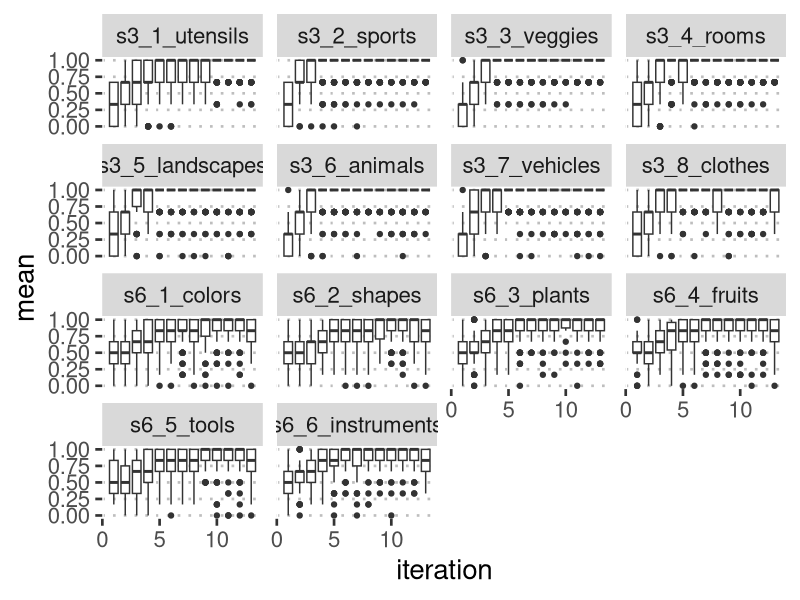
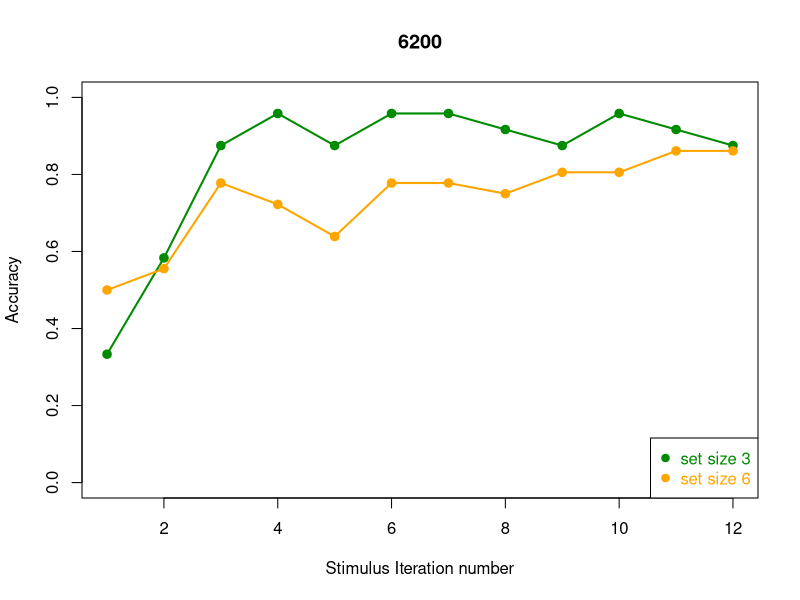
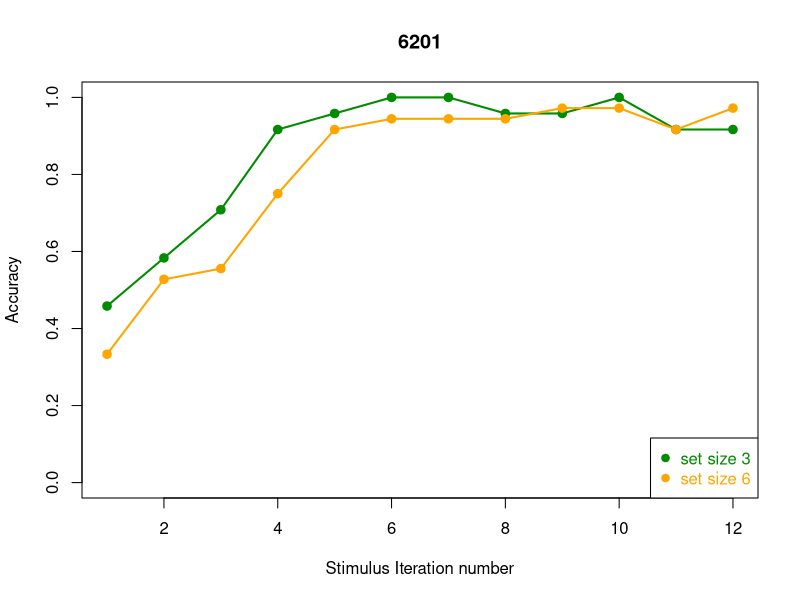
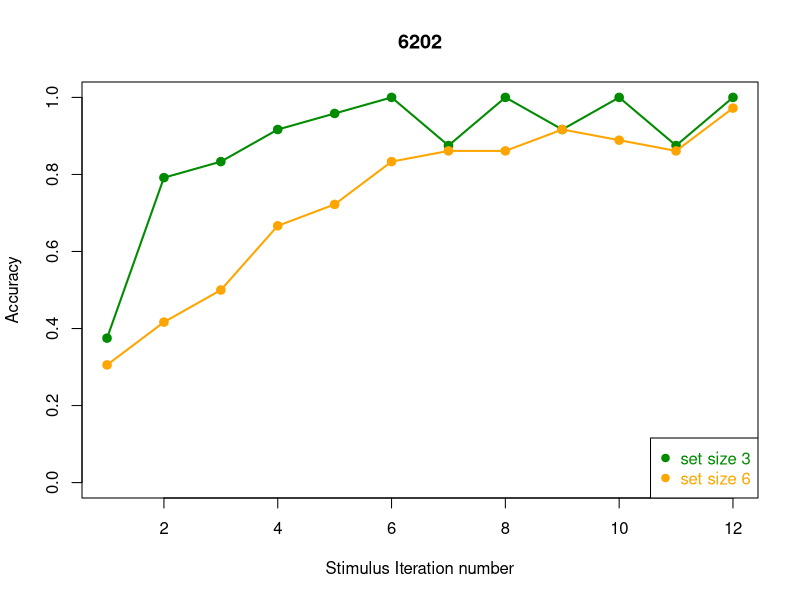
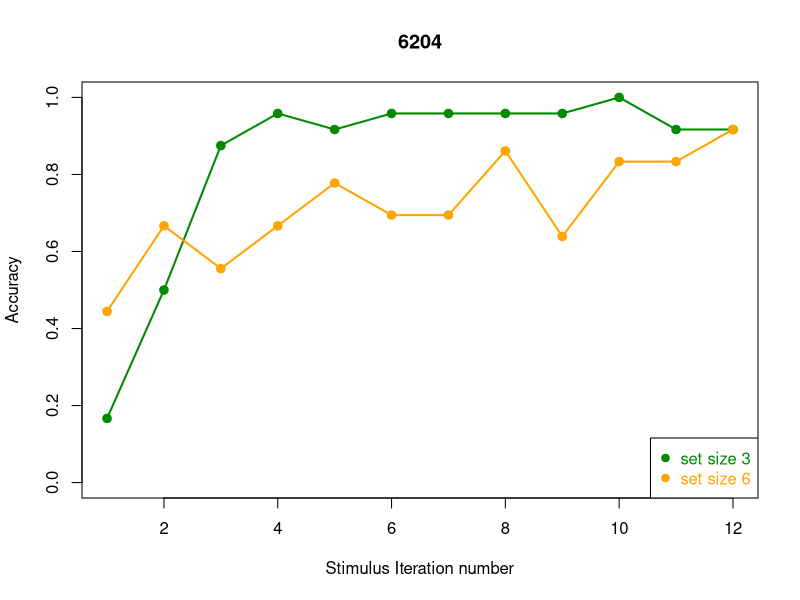
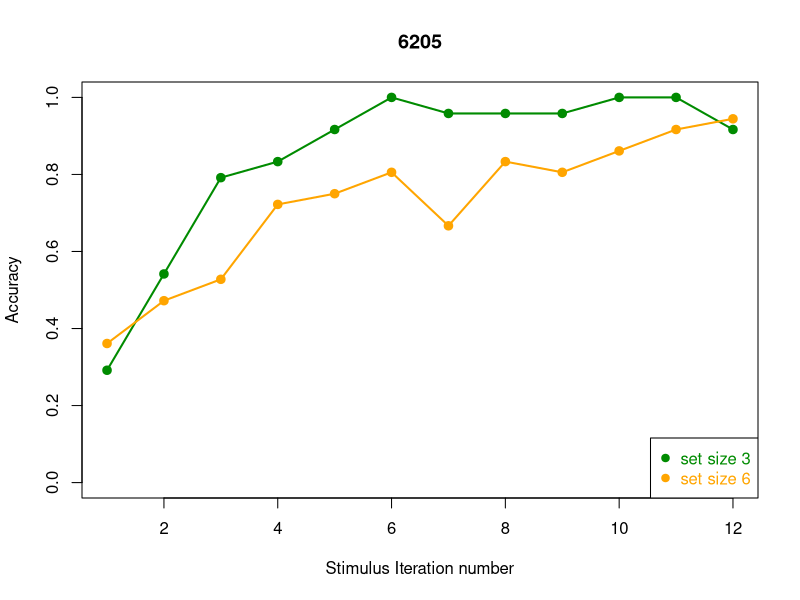
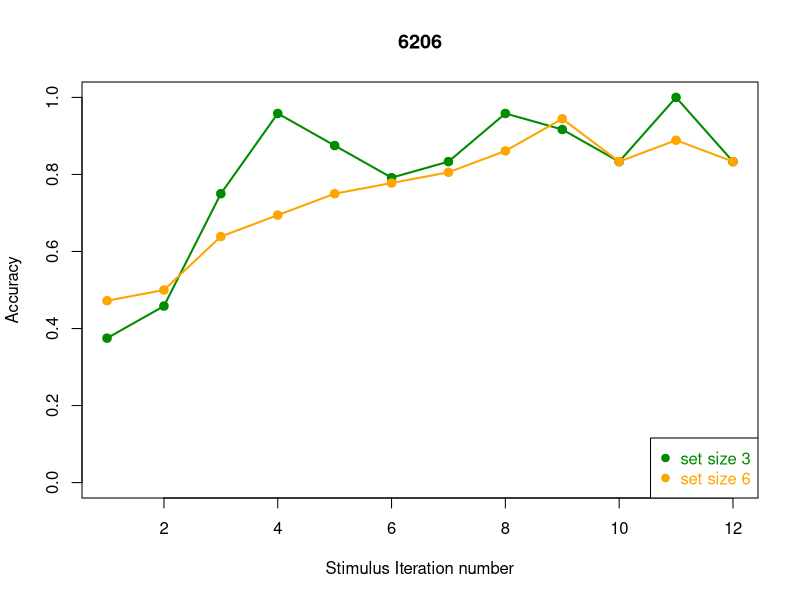
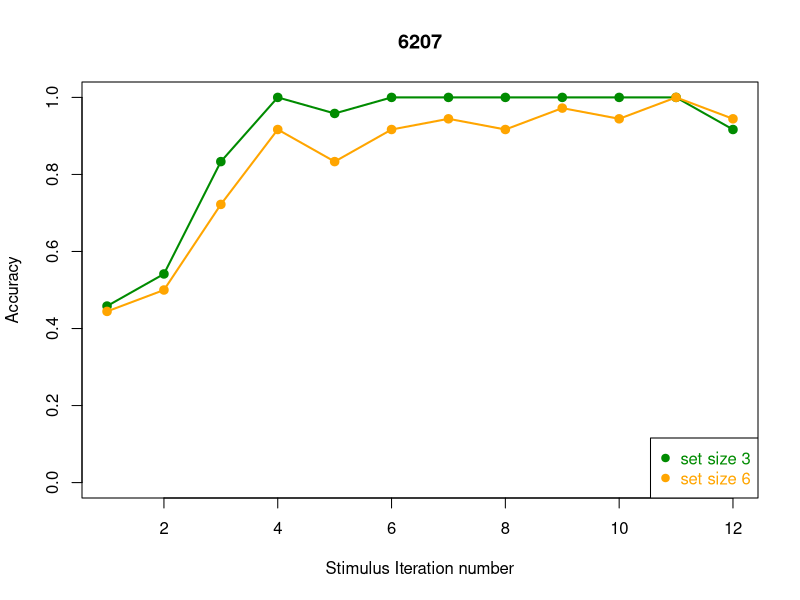

Here is the R script that generated these plots, in order: (Note: this script raises an error after producing the figures.)
## ---- chunk 1
#start up
rm(list = ls())
library(matlab)
library(tidyverse)
library(ggpubr)
library(magrittr)
## ---- chunk 2

# <- "/Volumes/GoogleDrive/My Drive/CCDL Shared/Shared/Teddy/winter_19_subjectpool_data/"
#setwd('/Volumes/GoogleDrive/My Drive/CCDL Shared/Shared/Teddy/winter_19_subjectpool_data')

#Import data
wmodata <- read_delim('./processed_wmo/wmo_subjects_across_studies_learn_031820.csv') 
wmotestdata<- read_delim('./processed_wmo/wmo_subjects_across_studies_test_031820.csv') 
model.dat <- read_csv('RMSE_fit_model_dat_07_2022.csv')
model.dat %<>% mutate(subject=subjects,.keep='unused') 
#wmodata <- read.csv('./Processed/wmo_trainingAllParticipants.txt') 
Training.blocks <- c(3,6,3,3,6,3,6,6,3,3,6,3,6,3) #from data

## Stimuli sets for each block: 
#[3 6 7 2 5 17 18 13 14 10 9 12 11 15]

 stim.items =  c("utensils", "colors", "sports" , "veggies",
                 "shapes","rooms", "plants", "fruits","landscapes","animals",
                 "tools", 'vehicles', "instruments", "clothes")
block.3 <- which(Training.blocks==3)
block.6 <- which(Training.blocks==6)
#logical indices
ns3 <- wmodata$trial==39
ns6 <- wmodata$trial==78
#variable declaration as determined by saved data
wmo.N.trials <- 780 
ns3.blks <- 8 
ns6.blks <- 6
ns3.n <- 3
ns6.n <- 6
#maintain a universal list of participants
#Subs <- unique(wmodata$subject)#this will change
Subjects <- unique(wmodata$subject)
# Subjects <- as.matrix(read.csv(
#   paste(dataPath,"winter19STAGSubjects.csv",sep = ""),
#   header = FALSE))

## ---- chunk 3
blk.order=c(1,9,2,3,10,4,11,12,5,6,13,7,14,8)

wmo.mod <- 
  wmodata %>% 
  mutate('block' =  rep(
    c(rep('s3_1_utensils', 13*3), rep('s6_1_colors', 13*6),rep('s3_2_sports', 13*3) ,rep('s3_3_veggies', 13*3),
      rep('s6_2_shapes', 13*6),rep('s3_4_rooms', 13*3),rep('s6_3_plants', 13*6),rep('s6_4_fruits', 13*6),
      rep('s3_5_landscapes', 13*3), rep('s3_6_animals', 13*3),rep('s6_5_tools', 13*6),rep('s3_7_vehicles', 13*3),rep('s6_6_instruments', 13*6),
      rep('s3_8_clothes', 13*3)
    ), length(unique(wmodata$subject))) 
    
  ) %>% 
  arrange(subject, block, seq) %>% 
  mutate('iteration' = rep(rep(1:13, 60),
                       length(unique(wmodata$subject)))
         )
  
wmo.mod %>% 
 # filter(subject<1620) %>% 
group_by( subject, block, iteration) %>% 
  summarize(mean=mean(acc), 
            se=sd(acc)/sqrt(length(acc))) %>%

  ggplot(aes(x=iteration, y=mean, group=iteration)) +
 geom_boxplot()+
   #geom_point() +
# geom_smooth(method  = 'lm',formula = 'y~poly(x,2)', se=F)+
 # geom_line() +
 # geom_errorbar(aes(ymin=mean-se, ymax=mean+se), width=.35, size=1)+
 ylim(c(0, 1.))+
  #facet_wrap(vars(subject)) +
  facet_wrap(vars(block 
                  )
             )+
  theme_pubclean(base_size = 20) +
theme(legend.position = 'none')
  

# 
# 'iteration' = rep(rep(1:13, 60),
#                       length(unique(wmodata$subject)))
## ---- chunk 4
i=1
mean.acc.3 <- c()
mean.acc.6 <- c() 
wmo.s <- c()

#iterate through each subject here:
for (s in Subjects) {
OneSub <- wmodata$subject==s  
if(any(OneSub)){

#rehsape script here: this reshapes response vector in to trial x block
#use these to find the trials
temp.sort.3 <- reshape(as.matrix(wmodata$seq[OneSub & ns3]),39,ns3.blks)
temp.sort.6 <- reshape(as.matrix(wmodata$seq[OneSub & ns6]),78,ns6.blks)
#these are the actual data. 
temp.dat.3 <- reshape(as.matrix(wmodata$acc[OneSub & ns3]),39,ns3.blks)
temp.dat.6 <- reshape(as.matrix(wmodata$acc[OneSub & ns6]),78,ns6.blks)
#iterate through blocks here:
temp.cat.3 <- c()
temp.cat.6 <- c()

for (n in 1:ns3.blks) {
  #iterate through items here
 #temp.cat.3<- cbind(temp.cat.3,reshape(as.matrix(sort(temp.sort.3[,n])),13,3)) #accumulates across blocks
 
  temp.cat.3<-cbind(temp.cat.3,cbind(as.matrix(temp.dat.3[temp.sort.3[,n]==1,n][1:12]),
                                     as.matrix(temp.dat.3[temp.sort.3[,n]==2,n][1:12]),
                                      as.matrix(temp.dat.3[temp.sort.3[,n]==3,n][1:12])
                                     )
                    )
   if(TRUE){ 
     if (n <= ns6.blks) {
          temp.cat.6<-cbind(temp.cat.6,cbind(as.matrix(temp.dat.6[temp.sort.6[,n]==1,n][1:12]),
                                      as.matrix(temp.dat.6[temp.sort.6[,n]==2,n][1:12]),
                                      as.matrix(temp.dat.6[temp.sort.6[,n]==3,n][1:12]),
                                      as.matrix(temp.dat.6[temp.sort.6[,n]==4,n][1:12]),
                                      as.matrix(temp.dat.6[temp.sort.6[,n]==5,n][1:12]),
                                      as.matrix(temp.dat.6[temp.sort.6[,n]==6,n][1:12])
                                     )
          )
          }
     }
 
} 
#clean missing values -1 
temp.cat.6[temp.cat.6==-1]=0
temp.cat.3[temp.cat.3==-1]=0
#save subject
wmo.s[i] <- s
i = i+ 1

 mean.acc.3 <-cbind(mean.acc.3,rowMeans(temp.cat.3,na.rm = FALSE)) # accumulates across subjects
 mean.acc.6 <-cbind(mean.acc.6,rowMeans(temp.cat.6,na.rm = TRUE))
 #print(length(rowMeans(temp.cat.6,na.rm = TRUE)))
 plot(rowMeans(temp.cat.3),ylim = c(0,1),col = 'green4',
      cex=1,lwd=2,pch=19, xlab ='Stimulus Iteration number',
      ylab ='Accuracy', main = s)
lines(rowMeans(temp.cat.3),ylim = c(0,1),col = 'green4',lwd=2)
points(rowMeans(temp.cat.6),ylim = c(0,1),col = 'orange',pch=19,cex=1,lwd=2)
lines(rowMeans(temp.cat.6),ylim = c(0,1),col = 'orange',lwd=2)
legend("bottomright", c("set size 3", "set size 6"),pch = c( 19, 19),
       text.col =c( "green4","orange"), col = c("green4","orange"))
}
else {
  #use this to track missing data
  wmo.s <-cbind(wmo.s,s) 
  
mean.acc.3 <-cbind(mean.acc.3,rep(NA,12)) # accumulates across subjects
mean.acc.6 <-cbind(mean.acc.6,rep(NA,12))
}
}
# set size 3 vs set size 6 performance indicator: subtract the two and take the average for each iteration point. A negative number indicates better performance, overall in set size 6, no difference if close to zero
wmo.learn.score <- colMeans(mean.acc.3-mean.acc.6)

## ---- chunk 5

#fit curves
wmons3<- data.frame("Y"=rowMeans(mean.acc.3,na.rm = TRUE),"x"=1:12)
wmons6<- data.frame("Y"=rowMeans(mean.acc.6,na.rm = TRUE),"x"=1:12)

#wmo.lin.fit<- lm(Y~ x,data = wmoTesting)
wmo.poly.fit.n3<- lm(Y~ poly(x,3),data = wmons3)
wmo.poly.fit.n6<- lm(Y~ poly(x,3),data = wmons6)

#Plot group means and curves
 plot(rowMeans(mean.acc.3,na.rm = TRUE),ylim = c(0,1),col = 'green4',
      cex=1,lwd=2,pch=19, xlab ='Stimulus Iteration number',
      ylab ='Accuracy' ,main = 'Group Means')
 #lines(rowMeans(mean.acc.3),ylim = c(0,1),col = 'green4',lwd=2)
points(rowMeans(mean.acc.6),ylim = c(0,1),col = 'orange',pch=19,cex=1,lwd=2)
#lines(rowMeans(mean.acc.6),ylim = c(0,1),col = 'orange',lwd=2)
legend("bottomright", c("set size 3", "set size 6"),pch = c( 19, 19),
       text.col =c( "green4","orange"), col = c("green4","orange"))

lines(wmons3$x,wmo.poly.fit.n3$fitted.values,lwd=2.3, col = 'green')
lines(wmons6$x,wmo.poly.fit.n6$fitted.values,lwd=2.3, col = 'red')

#abline(reg = wmo.lin.fit)

#draw error bars
#arrows(1:12, avg-sdev, x, avg+sdev, length=0.05, angle=90, code=3)
## ---- chunk 6
#compute accuracy in testing
ns3.test.mean <- c()
ns6.test.mean <- c()
i = 1
for (s in Subjects) {
  OneSub <- wmotestdata$subject==s  
  ns3.test.mean[i] <- mean(wmotestdata[!is.na(match(wmotestdata[,"stim"],block.3)) & OneSub,"acc"])
  ns6.test.mean[i] <- mean(wmotestdata[!is.na(match(wmotestdata[,"stim"],block.6)) & OneSub,"acc"])

  i = i + 1
}
TestData=data.frame  (ns3.test.mean,ns6.test.mean)
#plot
TestData

#ggplot(data = TestData, aes(y= TestData)) + geom_boxplot()
## ---- chunk 7
ns3.learn <- colMeans(mean.acc.3[6:12, ])
ns6.learn <- colMeans(mean.acc.6[6:12, ])

learn_metric <- (ns3.learn - ns3.test.mean) - (ns6.learn - ns6.test.mean)

## ---- chunk 8
RLWM_data <-  data.frame("subject" = wmo.s,
                         "train_3_acc" = colMeans(mean.acc.3),
                         "train_6_acc" = colMeans(mean.acc.6),
                         "test_3_acc"  = ns3.test.mean,
                         "test_6_acc"  = ns6.test.mean,
                         "learnDiff"   = wmo.learn.score 
  )
write.csv(RLWM_data, "./processed/RLWM_results_winter_subjects.csv")
